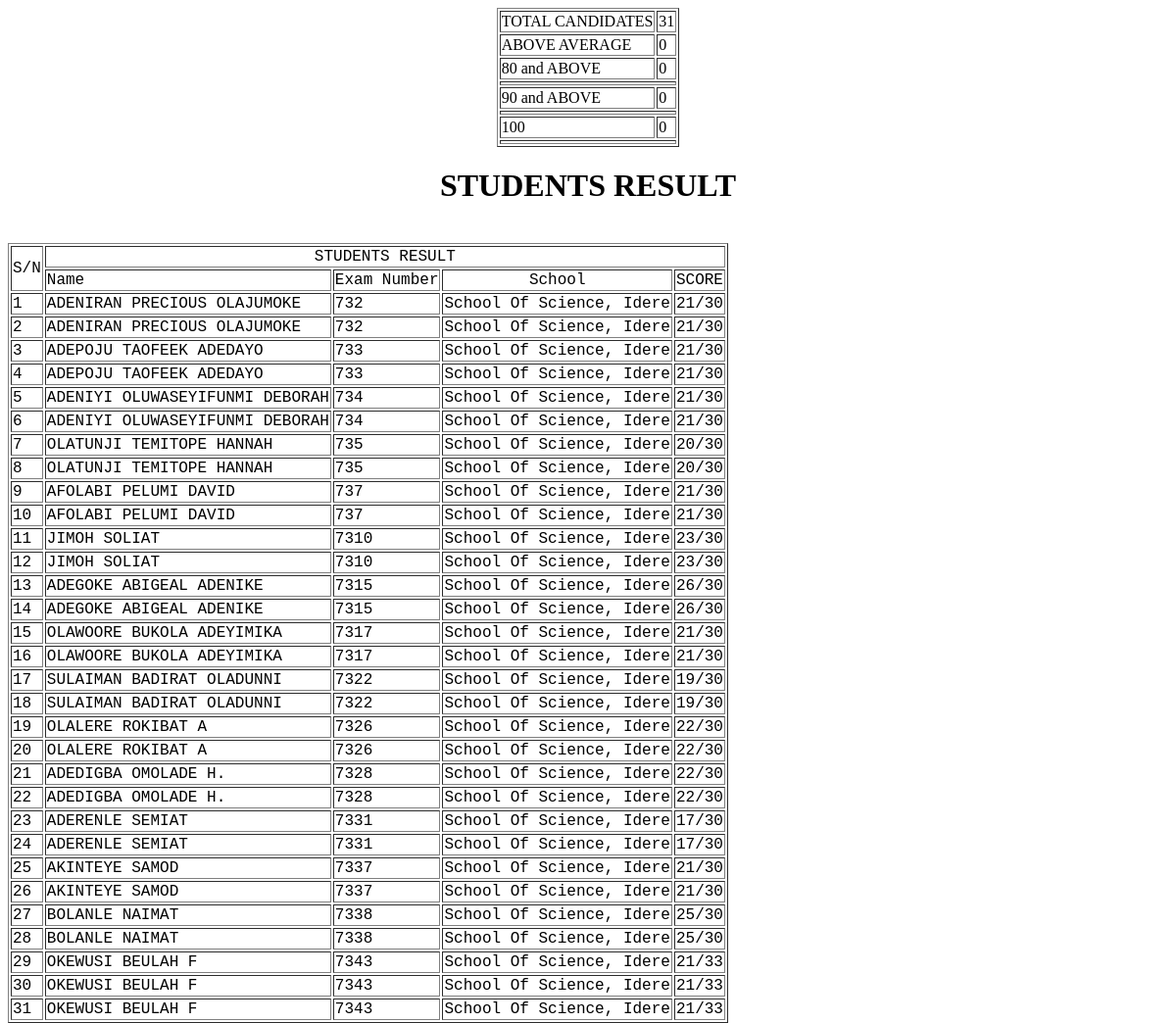
The app's page /pin/admin/result.php with its own data.
### tables this page shows
CREATE TABLE `candidates` (
  `id` int(11) NOT NULL AUTO_INCREMENT,
  `exam_no` int(20) NOT NULL,
  `name` varchar(255) NOT NULL,
  `sex` varchar(1) NOT NULL,
  `age` int(20) NOT NULL,
  `attendance` varchar(20) NOT NULL,
  `state` varchar(50) NOT NULL,
  `lg` varchar(100) NOT NULL,
  `present_school` varchar(255) NOT NULL,
  `first_choice` varchar(255) NOT NULL,
  `second_choice` varchar(255) NOT NULL,
  `phone` varchar(20) NOT NULL,
  `school_id` int(10) NOT NULL,
  `exam_time` varchar(30) NOT NULL,
  PRIMARY KEY (`id`)
);

CREATE TABLE `school` (
  `id` int(20) NOT NULL AUTO_INCREMENT,
  `name` varchar(255) NOT NULL,
  `center_id` int(20) NOT NULL,
  PRIMARY KEY (`id`)
);

### pin/admin/result.php (the view, shortened to what this page needs)
<?php
$con = mysqli_connect("localhost","root","","oesogbomosho2_") or die("Connection problem.");
$dl = '<table border="1px" margin="0px">
<tr>
   <td rowspan="2">S/N</td>
   <td colspan="5"><center>STUDENTS RESULT</center></td>
</tr>
<tr>
   <td>Name</td>
   <td>Exam Number</td>
   <td><center>School</center></td>
   <td>SCORE</td>
</tr>';
$who=$whoo=$whog='';
$cad=$cadn=$snp=$pass=$passd=$passdo=$passdg=0;
$sns=1;
		$sql = "SELECT * FROM studenttest";
		$query = mysqli_query($con, $sql);
			while($row = mysqli_fetch_array($query)){
				$student_id=$row['stdid'];
				$sqlk = "SELECT * FROM candidates WHERE id=$student_id";
				$queryk = mysqli_query($con, $sqlk);
				$rowk = mysqli_fetch_array($queryk);
				$roll=$rowk['exam_no'];
				$sid=$rowk['school_id'];
				$name = strtoupper($rowk['name']);
				$sqlsq = "SELECT * FROM studentquestion WHERE stdid=$student_id";
				$querysq = mysqli_query($con,$sqlsq);
				$sqls = "SELECT * FROM school WHERE id=$sid";
				$querys = mysqli_query($con, $sqls);
				$rows = mysqli_fetch_array($querys);
	while($rowsq = mysqli_fetch_assoc($querysq)){
			$qid = $rowsq['qnid'];
			$stdanswer = $rowsq['stdanswer'];
		$sqlq = "SELECT * FROM question WHERE qnid='$qid' ";
	$queryq = mysqli_query($con,$sqlq);
	$rowq = mysqli_fetch_assoc($queryq);
	$ca = $rowq['correctanswer'];
				if($stdanswer==$ca){
			$cad=$cad+1;
				}
				$cadn=$cadn+1;
	}
if ($cadn>=1) {
$snp=$snp+1;
				$cad=$cad+15;
				$dl .= '<tr>
				<td>'.$sns++.'</td>
				<td>'.$name.'</td>
				<td>'.$roll.'</td>
				<td>'.$rows['name'].'</td>
				<td>'.$cad.'/'.$cadn.'</td>
						</tr>';
						$cad=0;
						$cadn=0;
			}
		}
?>
<center>
<table border="1px" margin="0px">
<tr>
   <td>TOTAL CANDIDATES</td>
   <td><?php echo $snp;?></td>
</tr>
<tr>
   <td>ABOVE AVERAGE</td>
   <td><?php echo $pass;?></td>
</tr>
<tr>
   <td>80 and ABOVE</td>
   <td><?php echo $passd;?></td>
</tr>
<tr>
<td colspan="2"><?php echo $who;?></td>
</tr>
<tr>
   <td>90 and ABOVE</td>
   <td><?php echo $passdg;?></td>
</tr>
<tr >
<td colspan="2"><?php echo $whog;?></td>
</tr>
<tr>
   <td>100</td>
   <td><?php echo $passdo;?></td>
</tr>
<tr>
<td colspan="2"><?php echo $whoo;?></td>
</tr>
</table>
</center>
<!doctype html>
<html>
	<head>
	</head>
	<body>
	<center>
			<h1>
				STUDENTS RESULT
			</h1>
	</center>
	<br>
	<div style="float:center;">
	<?php echo $dl; ?>
	</div>
	</body>
</html>

### pin/admin/result.php (style rules this page uses)
div { float: left; font-family: courier; size: 8px; }

### records on screen
candidates: name "ADENIRAN PRECIOUS OLAJUMOKE ADENIRAN PRECIOUS OLAJUMOKE", exam_no "732 732"
school: name "School Of Science, Idere School Of Science, Idere School Of Science, Idere School Of Science, Idere School Of Science, Idere School Of Science, Idere School Of Science, Idere School Of Science, Idere School Of Science, Idere School Of Science, Idere School Of Science, Idere School Of Science, Idere School Of Science, Idere School Of Science, Idere School Of Science, Idere School Of Science, Idere School Of Science, Idere School Of Science, Idere School Of Science, Idere School Of Science, Idere School Of Science, Idere School Of Science, Idere School Of Science, Idere School Of Science, Idere School Of Science, Idere School Of Science, Idere School Of Science, Idere School Of Science, Idere…"
candidates: name "ADEPOJU TAOFEEK ADEDAYO ADEPOJU TAOFEEK ADEDAYO", exam_no "733 733"
candidates: name "ADENIYI OLUWASEYIFUNMI DEBORAH ADENIYI OLUWASEYIFUNMI DEBORAH", exam_no "734 734"
candidates: name "OLATUNJI TEMITOPE HANNAH OLATUNJI TEMITOPE HANNAH", exam_no "735 735"
candidates: name "AFOLABI PELUMI DAVID AFOLABI PELUMI DAVID", exam_no "737 737"
candidates: name "JIMOH SOLIAT JIMOH SOLIAT", exam_no "7310 7310"
candidates: name "ADEGOKE ABIGEAL ADENIKE ADEGOKE ABIGEAL ADENIKE", exam_no "7315 7315"
candidates: name "OLAWOORE BUKOLA ADEYIMIKA OLAWOORE BUKOLA ADEYIMIKA", exam_no "7317 7317"
candidates: name "SULAIMAN BADIRAT OLADUNNI SULAIMAN BADIRAT OLADUNNI", exam_no "7322 7322"
candidates: name "OLALERE ROKIBAT A OLALERE ROKIBAT A", exam_no "7326 7326"
candidates: name "ADEDIGBA OMOLADE H. ADEDIGBA OMOLADE H.", exam_no "7328 7328"
candidates: name "ADERENLE SEMIAT ADERENLE SEMIAT", exam_no "7331 7331"
candidates: name "AKINTEYE SAMOD AKINTEYE SAMOD", exam_no "7337 7337"
candidates: name "BOLANLE NAIMAT BOLANLE NAIMAT", exam_no "7338 7338"
candidates: name "OKEWUSI BEULAH F OKEWUSI BEULAH F OKEWUSI BEULAH F", exam_no "7343 7343 7343"

### other values on screen
$snp "31"
$pass "0"
$passd "0"
$passdg "0"
$passdo "0"
$cad "21 21 21 21 21 21 20 20 21 21 23 23 26 26 21 21 19 19 22 22 22 22 17 17 21 21 25 25 21 21 21"
$cadn "30 30 30 30 30 30 30 30 30 30 30 30 30 30 30 30 30 30 30 30 30 30 30 30 30 30 30 30 33 33 33"
